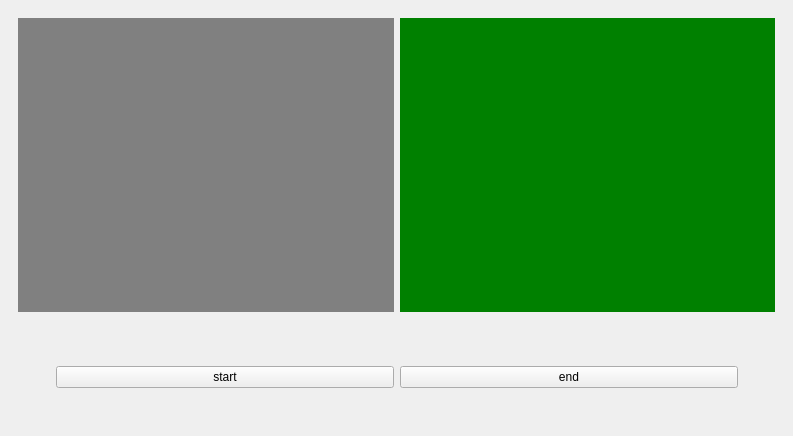
<?xml version="1.0" encoding="UTF-8"?>
<ui version="4.0">
 <class>MainWindow</class>
 <widget class="QMainWindow" name="MainWindow">
  <property name="geometry">
   <rect>
    <x>0</x>
    <y>0</y>
    <width>793</width>
    <height>436</height>
   </rect>
  </property>
  <property name="windowTitle">
   <string>MainWindow</string>
  </property>
  <widget class="QWidget" name="centralwidget">
   <layout class="QVBoxLayout" name="verticalLayout">
    <item>
     <widget class="QWidget" name="widget" native="true">
      <layout class="QHBoxLayout" name="horizontalLayout">
       <item>
        <widget class="QWidget" name="camLeft" native="true">
         <property name="styleSheet">
          <string notr="true">QWidget{
	background-color:gray;
}</string>
         </property>
         <layout class="QHBoxLayout" name="horizontalLayout_4">
          <item>
           <widget class="QLabel" name="cameraLabel">
            <property name="text">
             <string/>
            </property>
           </widget>
          </item>
         </layout>
        </widget>
       </item>
       <item>
        <widget class="QWidget" name="camRight" native="true">
         <property name="styleSheet">
          <string notr="true">QWidget{
	background-color:green;	
}</string>
         </property>
        </widget>
       </item>
      </layout>
     </widget>
    </item>
    <item>
     <widget class="QWidget" name="menubar" native="true">
      <property name="maximumSize">
       <size>
        <width>16777215</width>
        <height>100</height>
       </size>
      </property>
      <layout class="QHBoxLayout" name="horizontalLayout_2">
       <property name="spacing">
        <number>0</number>
       </property>
       <property name="leftMargin">
        <number>0</number>
       </property>
       <property name="topMargin">
        <number>0</number>
       </property>
       <property name="rightMargin">
        <number>0</number>
       </property>
       <property name="bottomMargin">
        <number>0</number>
       </property>
       <item>
        <widget class="QWidget" name="widget_2" native="true"/>
       </item>
       <item>
        <widget class="QWidget" name="widget_3" native="true">
         <property name="minimumSize">
          <size>
           <width>700</width>
           <height>0</height>
          </size>
         </property>
         <layout class="QHBoxLayout" name="horizontalLayout_3">
          <item>
           <widget class="QPushButton" name="pushButton">
            <property name="text">
             <string>start</string>
            </property>
           </widget>
          </item>
          <item>
           <widget class="QPushButton" name="pushButton_2">
            <property name="text">
             <string>end</string>
            </property>
           </widget>
          </item>
         </layout>
        </widget>
       </item>
       <item>
        <widget class="QWidget" name="widget_4" native="true"/>
       </item>
      </layout>
     </widget>
    </item>
   </layout>
  </widget>
 </widget>
 <resources/>
 <connections/>
</ui>
